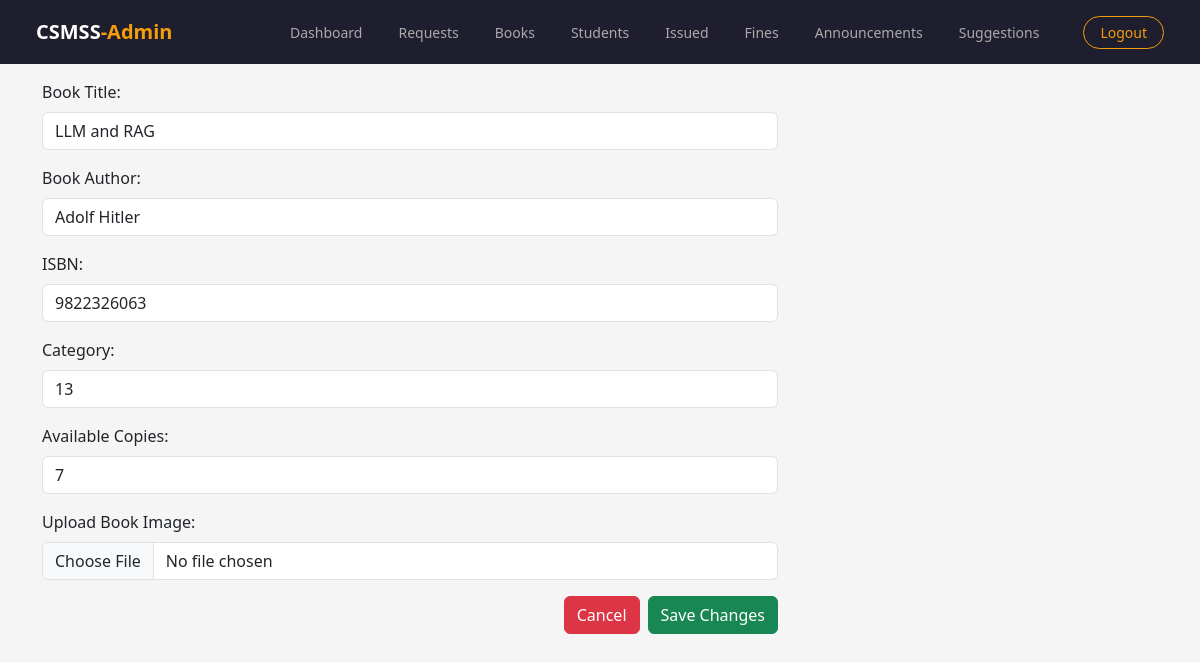
The page /admin/books/edit/162/ (signed in) on the database its author committed.
### models.py (models this page shows)
class Books(db.Model):
    __tablename__ = 'Books'
    id = db.Column(db.Integer, primary_key=True)
    title = db.Column(db.String(500), nullable=False)
    author = db.Column(db.String(500), nullable=False)
    isbn = db.Column(db.String(140), nullable=False)
    category_id = db.Column(db.Integer, nullable=False)
    total_copies = db.Column(db.Integer, nullable=False)
    available_copies = db.Column(db.Integer, nullable=False)
    cover_image = db.Column(db.String(200))

### app.py (the view, shortened to what this page needs)
@app.route("/admin/books/edit/<int:book_id>/", methods=['GET', 'POST'])
def edit_book(book_id):
    if session.get('role') != 'admin':
        return redirect(url_for('admin_login'))
    book_to_edit = Books.query.get_or_404(book_id)
    return render_template('admin/edit_book.html', book=book_to_edit)

### templates/admin/edit_book.html (shortened to what this page needs)
{% extends 'base_admin.html' %}
{% block content %}
    <form method="POST" action="/admin/books/edit/{{ book.id }}/" enctype="multipart/form-data">
        <div class="container pt-3">
            <div class="row">
                <div class="col-md-8">
                    <div class="mb-3">
                        <label for="Book-Title" class="form-label">Book Title:</label>
                        <input type="text" name="title" value="{{ book.title }}" class="form-control">
                    </div>
                    <div class="mb-3">
                        <label for="Book-Author" class="form-label">Book Author:</label>
                        <input type="text" name="author" value="{{ book.author }}" class="form-control">
                    </div>
                    <div class="mb-3">
                        <label for="ISBN" class="form-label">ISBN:</label>
                        <input type="text" name="isbn" value="{{ book.isbn }}" class="form-control">
                    </div>
                    <div class="mb-3">
                        <label for="category" class="form-label">Category:</label>
                        <input type="text" name="category" value="{{ book.category_id }}" class="form-control">
                    </div>
                    <div class="mb-3">
                        <label for="available_copies" class="form-label">Available Copies:</label>
                        <input type="number" name="available_copies" value="{{ book.available_copies }}" class="form-control">
                    </div>
                    <div class="mb-3">
                        <label for="cover_image" class="form-label">Upload Book Image:</label>
                        <input type="file" name="cover_image" class="form-control">
                    </div>
                    <div class=" gap-2 d-md-flex justify-content-end md-4 ">
                        <a class="btn btn-danger" href="/manage_books" role="button">Cancel</a>
                        <button type="submit" class="btn btn-success">Save Changes</button>
                    </div>
                </div>
            </div>
        </div>
    </form>
{% endblock %}

### static/css/style.css (style rules this page uses)
* { margin: 0; padding: 0; box-sizing: border-box; }
body { font-family: 'Segoe UI', sans-serif; min-height: 100vh; display: flex; flex-direction: column; }
a { text-decoration: none; color: inherit; }
.admin-body { background: #f5f5f5; }

### rows shown on the page
Books: title "LLM and RAG", author "Adolf Hitler", isbn "9822326063", category "13", available_copies "7"
